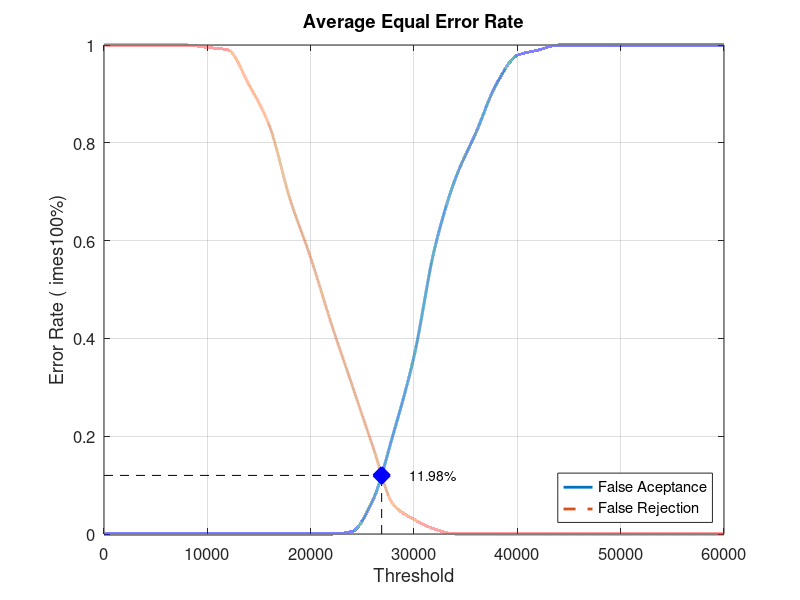
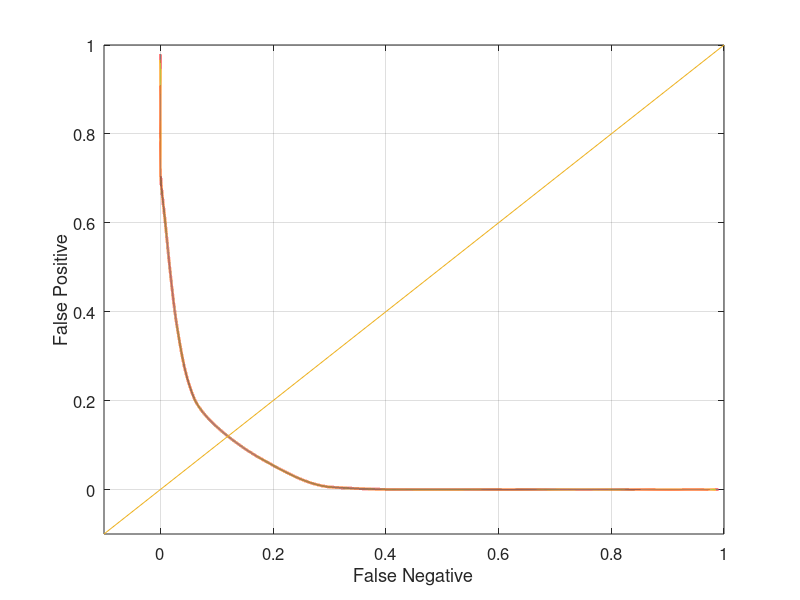

MATLAB code to generate these figures, in order:
close all;
clear;
clc;
x = 0:2000:60000;
xq = 0:0.5:60000;

y0 = [0 0 0 0 0 0 0 0 0 0 0 0 0.00526316 0.0684211 0.205263 0.363158 0.584211 0.726316 0.821053 0.921053 0.978947 0.989474 1 1 1 1 1 1 1 1 1]
yy0 = interp1(x, y0, xq, 'pchip');
y1 = [1 1 1 1 1 0.995 0.99 0.92 0.835 0.685 0.565 0.43 0.305 0.18 0.06 0.03 0.01 0 0 0 0 0 0 0 0 0 0 0 0 0 0]
yy1 = interp1(x, y1, xq, 'pchip');

% Calculating EER: 
y2 = abs(y0 - y1);
find(y2 == min(y2))
yy2 = abs(yy0 - yy1);
xEER = find(yy2 == min(yy2));
xEERIndex = xq(xEER) % X-axis EER
yEER = yy0(xEER) % Y-axis EER

main = figure
plot(xq, yy0,'-','LineWidth', 2);	hold on
plot(xq, yy1,'--','LineWidth', 2);	hold on
plot([xEERIndex xEERIndex], [0 yEER], 'k--');	hold on
plot([0 xEERIndex], [yEER yEER], 'k--');	hold on
plot(xEERIndex, yEER, 'bx', 'LineWidth', 10);	hold on
text(xEERIndex + 10 * xEERIndex / 100, yEER, [num2str(round((10000 * yEER)) / 100) '%'])
legend('False Aceptance', 'False Rejection', 'Location', 'SouthEast')
xlabel('Threshold')
ylabel('Error Rate (	imes100%)')
title('Average Equal Error Rate')
set(gca, 'FontSize', 12)
axis([0 60000 0 1])
grid on

print(main, 'Database5_4Main', '-dpng');
FNRxFPR = figure('Color', [1 1 1]);
plot(yy1, yy0, '-', yy1, yy0, 'LineWidth', 2);
hold on
y = -0.1:0.1:1
plot(y, y); 
set(gca, 'FontSize', 12)
xlabel('False Negative')
ylabel('False Positive')
axis([-0.1 1 -0.1 1])
set(gca, 'FontSize', 12)
grid on

print(FNRxFPR, 'Database5_4FNRxFPR','-dpng');
